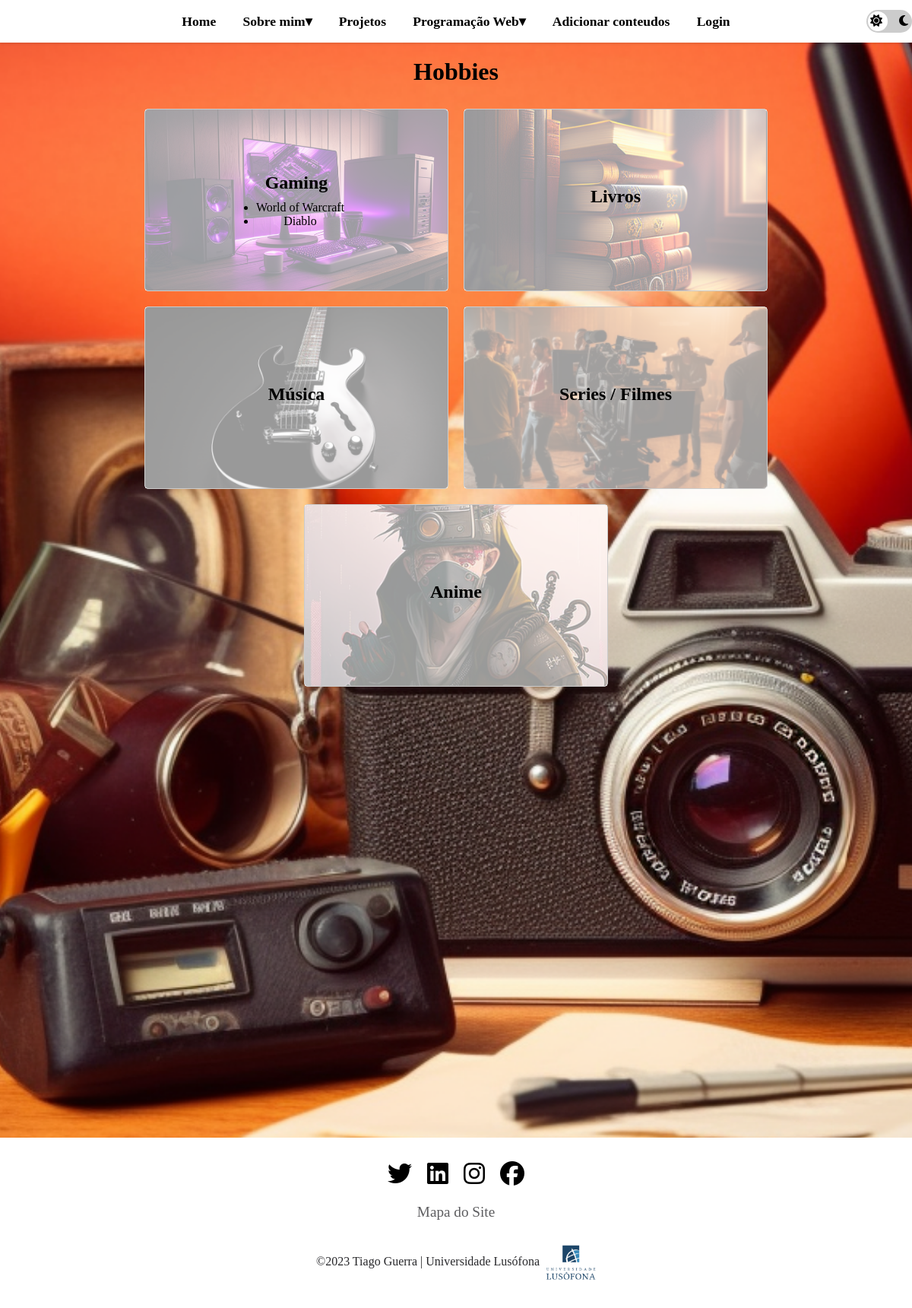
Page /hobbies on the earlier database version.
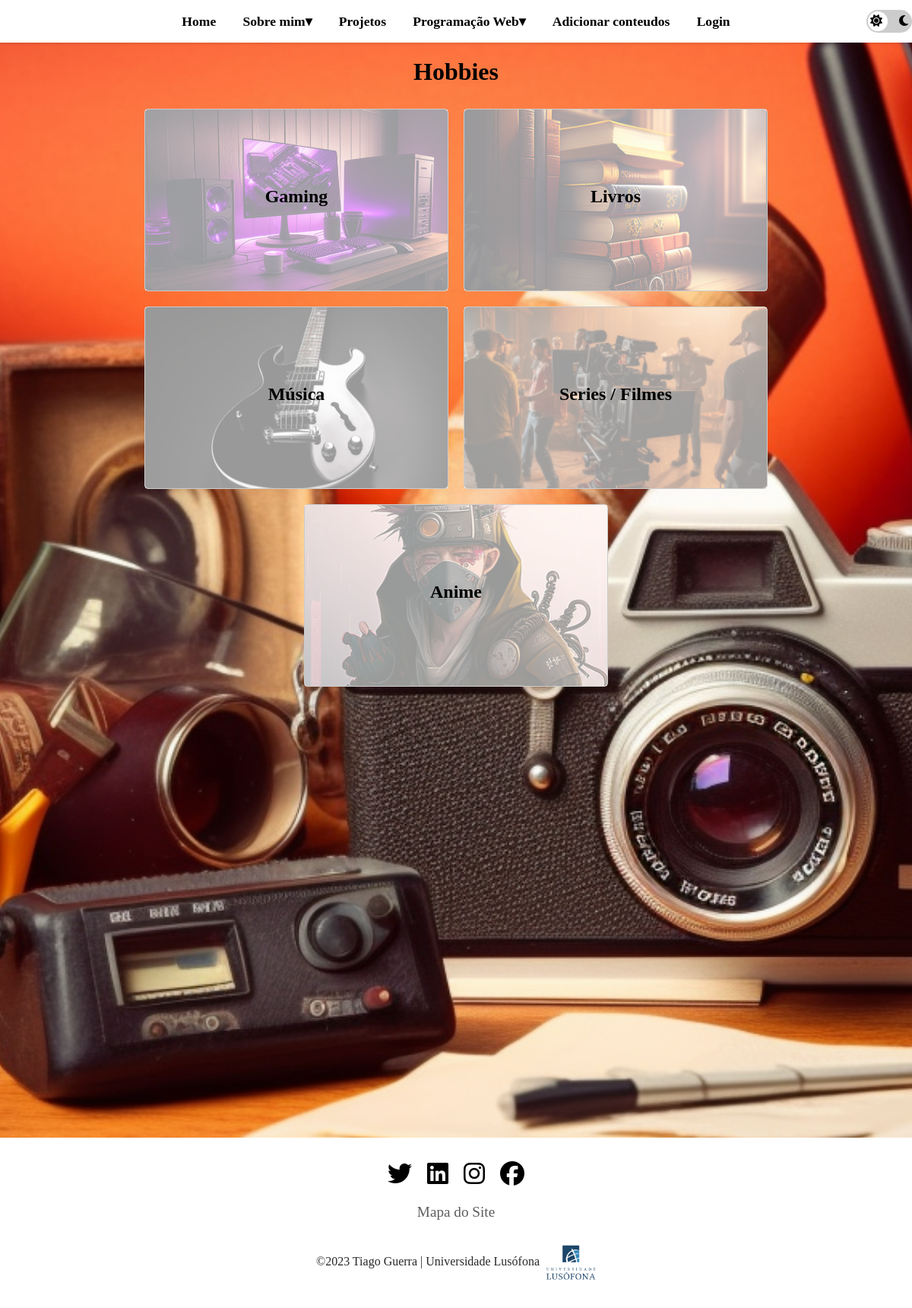
Same page on the later database version.
### portfolio/models.py (models this page shows, shortened)
class Hobby(models.Model):
    GAMING = 'GAMING'
    LIVROS = 'LIVROS'
    AUDIO = 'AUDIO'
    TV = 'TV'
    ANIME = 'ANIME'
    TIPO_HOBBY = [
        (GAMING, 'GAMING'),
        (LIVROS, 'LIVROS'),
        (AUDIO, 'AUDIO'),
        (TV, 'TV'),
        (ANIME, 'ANIME')
    ]
    categoria = models.CharField(
        max_length=15,
        choices=TIPO_HOBBY,
        default=ANIME
    )
    descricao = models.CharField(max_length=100)

### portfolio/views.py (the view)
# urls.py: path('hobbies', views.hobbies_page_view, name='hobbies'),
def hobbies_page_view(request):
    listaGaming = Hobby.objects.all().filter(categoria='GAMING')
    listaLivros = Hobby.objects.all().filter(categoria='LIVROS')
    listaMusicas = Hobby.objects.all().filter(categoria='AUDIO')
    listaTV = Hobby.objects.all().filter(categoria='TV')
    listaAnimes = Hobby.objects.all().filter(categoria='ANIME')
    context = {
        'listaGaming': listaGaming,
        'listaLivros': listaLivros,
        'listaMusicas': listaMusicas,
        'listaTV': listaTV,
        'listaAnimes': listaAnimes
    }
    return render(request, 'portfolio/hobbies.html', context)

### portfolio/templates/portfolio/hobbies.html (shortened to what this page needs)
{% extends 'portfolio/layout.html' %}
{% load static %}
{% block head %}
<link rel="stylesheet" href="{% static 'css/hobbies.css' %}">
{% endblock %}
{% block main %}
      <h1>Hobbies</h1>
      <div class="container">
        {% load static %}
        <div class="section" style="background-image: url({% static 'images/gaming_setup.png' %});">
          <h2>Gaming</h2>
          <ul>
              {% for game in listaGaming %}
              <li>{{ game.descricao }}</li>
              {% endfor %}
          </ul>
        </div>
        <div class="section" style="background-image: url({% static 'images/bookshelf.png' %});">
          <h2>Livros</h2>
        </div>
        <div class="section" style="background-image: url({% static 'images/musica.png' %});">
          <h2>Música</h2>
        </div>
        <div class="section" style="background-image: url({% static 'images/movies.png' %});">
          <h2>Series / Filmes</h2>
        </div>
        <div class="section" style="background-image: url({% static 'images/anime.png' %});">
          <h2>Anime</h2>
        </div>
      </div>
{% endblock %}

### portfolio/templates/portfolio/layout.html (shortened to what this page needs)
<!DOCTYPE html>
<html>
{% load static %}
  <head>
    <link rel="stylesheet" href="{% static 'css/geral-light.css' %}">
    {% block head %}
    {% endblock head %}
  </head>
  <body>
    <header>
      <nav>
        <ul>
          <li><a href="{% url 'portfolio:home' %}">Home</a></li>
          <li><a>Sobre mim</a>
          </li>
          <li><a href="{% url 'portfolio:projetos' %}">Projetos</a></li>
          <li><a>Programação Web</a>
          </li>
          <li><a href="{% url 'portfolio:adiciona_conteudos' %}">Adicionar conteudos</a></li>
          <li>
            {% if request.user.is_authenticated %}
            user: {{request.user}}
            <a href="{% url 'portfolio:logout' %}">Logout</a>
            {% else %}
            <a href="{% url 'portfolio:login' %}">Login</a>
            {% endif %}
          </li>
          <div class="toggle-container">
            <label class="toggle">
              <span class="slider"></span>
              <span class="icon sun"><i class="fas fa-sun"></i></span>
              <span class="icon moon"><i class="fas fa-moon"></i></span>
            </label>
          </div>
        </ul>
      </nav>
    </header>
    <main>
        {% block main %}
        {% endblock main %}
    </main>
    <footer class="footer">
      <ul class="social-icon">
        <li class="social-icon__item"><a class="social-icon__link" href="https://www.twitter.com" target="_blank">
          <i class="fa-brands fa-twitter"></i>
          </a></li>
        <li class="social-icon__item"><a class="social-icon__link" href="https://www.linkedin.com/in/tiago-guerra-6b911815a/" target="_blank">
          <i class="fa-brands fa-linkedin"></i>
          </a></li>
        <li class="social-icon__item"><a class="social-icon__link" href="https://www.instagram.com" target="_blank">
          <i class="fa-brands fa-instagram"></i>
          </a></li>
        <li class="social-icon__item"><a class="social-icon__link" href="https://www.facebook.com" target="_blank">
          <i class="fa-brands fa-facebook"></i>
          </a></li>
      </ul>
      <ul class="menu">
        <li class="menu__item"><a class="menu__link" href="{% url 'portfolio:sitemap' %}">Mapa do Site</a></li>
      </ul>
      <p>&copy;2023 Tiago Guerra | Universidade Lusófona <span class="logotipo"></span></p>
    </footer>
  </body>
</html>

### portfolio/static/css/geral-light.css (style rules this page uses)
html, body { height: 100%; margin: 0; padding: 0; }
header { position: sticky; top: 0; z-index: 999; }
main { flex: 1; }
nav { position: relative; }
nav ul, nav li, nav a { margin: 0; padding: 0; border: none; outline: none; }
nav ul { display: flex; flex-direction: row; justify-content: center; align-items: center; position: relative; background-color: white; box-shadow: 0 2px 3px rgba(0,0,0,0.1); }
nav ul li { display: block; position: relative; background-color: white; }
nav ul li a { display: block; padding: 1em; color: black; font-size: 1.1em; font-weight: bold; text-decoration: none; transition: color 0.3s ease-out; }
nav ul li > a:after { content: "▾"; }
nav ul li > a:only-child:after { content: ""; }
.footer { background: white; min-height: 80px; padding: 20px 50px; display: flex; justify-content: center; align-items: center; flex-direction: column; margin-top: 80vh; }
.social-icon, .menu { position: relative; display: flex; justify-content: center; align-items: center; margin: 10px 0; flex-wrap: wrap; }
.social-icon__item, .menu__item { list-style: none; }
.social-icon__link { font-size: 2rem; color: #fff; margin: 0 10px; display: inline-block; transition: 0.5s; }
.menu__link { font-size: 1.2rem; color: #28282B; margin: 0 10px; display: inline-block; transition: 0.5s; text-decoration: none; opacity: 0.75; font-weight: 300; }
.footer p { color: #28282B; margin: 15px 0 10px 0; font-size: 1rem; font-weight: 300; }
.toggle { display: inline-block; position: absolute; top: 50%; right: 0; transform: translateY(-50%); width: 60px; height: 30px; }
.toggle-container { display: flex; justify-content: center; }
.slider { position: absolute; cursor: pointer; top: 0; left: 0; right: 0; bottom: 0; background-color: #ccc; border-radius: 30px; -webkit-transition: .4s; transition: .4s; }
.slider:before { position: absolute; content: ""; height: 26px; width: 26px; left: 2px; bottom: 2px; background-color: white; border-radius: 50%; -webkit-transition: .4s; transition: .4s; }
.icon { position: absolute; top: 50%; -webkit-transform: translateY(-50%); -ms-transform: translateY(-50%); transform: translateY(-50%); font-size: 16px; }
.sun { left: 5px; }
.moon { right: 5px; }
i { color: black; }
div { background-color: white; }
.logotipo { background-image: url('../images/logotipo.png'); display: inline-block; width: 70px; height: 60px; background-repeat: no-repeat; background-size: cover; vertical-align: middle; }

### portfolio/static/css/hobbies.css (style rules this page uses)
* { padding: 0; margin: 0; }
main { height: 100%; }
body { min-height: 100%; background-image: url('../images/hobbies.png'); background-position: center; background-repeat: no-repeat; background-size: cover; background-attachment: fixed; text-align: center; padding-bottom: 300px; }
.container { display: flex; flex-wrap: wrap; align-items: center; justify-content: center; min-height: 40vh; margin-left: 30px; margin-right: 30px; background-color: rgba(255, 255, 255, 0); }
.section { position: relative; width: 50%; min-height: 30vh; max-width: 400px; margin: 10px; padding: 20px; box-sizing: border-box; border: 1px solid #ccc; border-radius: 5px; display: flex; flex-direction: column; align-items: center; justify-content: center; background-size: cover; background-position: center; }
.section::before { content: ""; position: absolute; top: 0; left: 0; width: 100%; height: 100%; background-color: rgba(255, 255, 255, 0.6); }
.section h2 { margin: 0 0 10px 0; filter: brightness(70%); color: black; }
h1 { padding-top: 20px; margin-bottom: 20px; }

Differences in the rows shown:
removed Hobby: descricao "World of Warcraft"
removed Hobby: descricao "Diablo"
